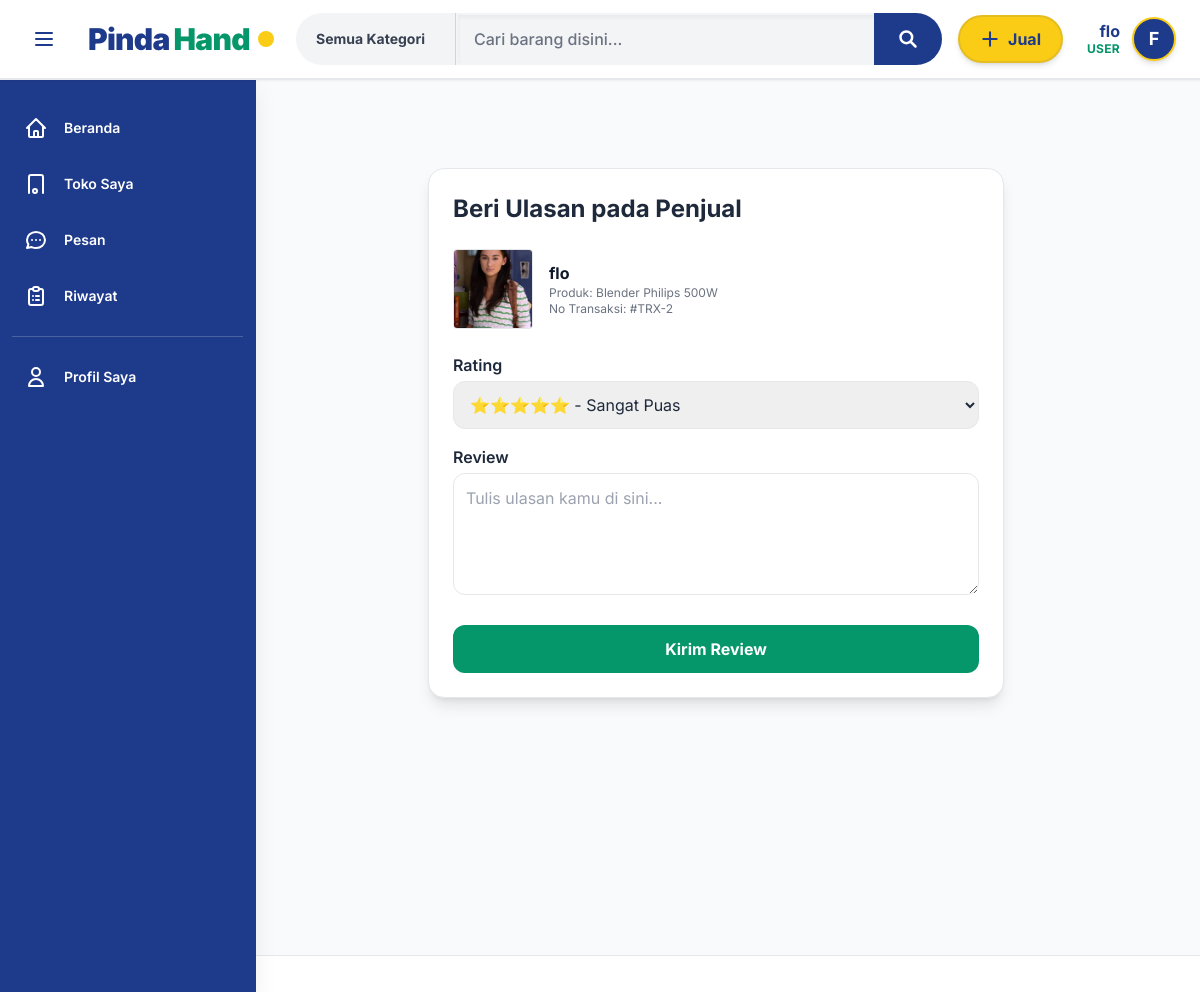
The page /views/transaction/review.php?id=2 (signed in) on the database its author committed.
### tables this page shows
CREATE TABLE `transaksi` (
  `id` int(11) NOT NULL,
  `buyer_id` int(11) NOT NULL,
  `product_id` int(11) NOT NULL,
  `total_harga` decimal(15,2) NOT NULL,
  `qty` int(11) NOT NULL,
  `nama_buyer` varchar(25) NOT NULL,
  `alamat_buyer` text DEFAULT NULL,
  `kota_buyer` varchar(100) DEFAULT NULL,
  `phone_buyer` varchar(20) DEFAULT NULL,
  `jenis_pembayaran` enum('transfer','cod','e-wallet') DEFAULT NULL,
  `jenis_pengiriman` enum('JNE','lion_parcel','instant') NOT NULL,
  `status` enum('terbayar','packing','kirim','terima') NOT NULL DEFAULT 'terbayar',
  `createdAt` timestamp NOT NULL DEFAULT current_timestamp()
);

CREATE TABLE `user` (
  `id` int(11) NOT NULL,
  `username` varchar(50) NOT NULL,
  `email` varchar(100) NOT NULL,
  `password` varchar(255) NOT NULL,
  `photo` varchar(255) DEFAULT NULL,
  `alamat` text DEFAULT NULL,
  `kota` varchar(100) DEFAULT NULL,
  `phone` varchar(20) DEFAULT NULL,
  `status` enum('active','inactive') DEFAULT 'active',
  `role` enum('admin','user') DEFAULT 'user',
  `createdAt` timestamp NOT NULL DEFAULT current_timestamp()
);

CREATE TABLE `product` (
  `id` int(11) NOT NULL,
  `user_id` int(11) NOT NULL,
  `kategori_id` int(11) NOT NULL,
  `nama_product` varchar(150) NOT NULL,
  `harga` decimal(15,2) NOT NULL,
  `stok` int(11) DEFAULT 0,
  `description` text DEFAULT NULL,
  `photo` varchar(255) DEFAULT NULL,
  `status` enum('active','inactive') DEFAULT 'active',
  `createdAt` timestamp NOT NULL DEFAULT current_timestamp()
);

### views/transaction/review.php (the view, shortened to what this page needs)
<?php
include '../../config/conn.php';
include '../../views/layouts/header.php';
$transaksi_id = $_GET['id'];
$sql = "SELECT
            t.*,
            p.nama_product,
            p.photo AS product_photo,
            u.username AS penjual,
            u.photo AS penjual_photo
        FROM transaksi t
        JOIN product p ON t.product_id = p.id
        JOIN user u ON p.user_id = u.id
        WHERE t.id = '$transaksi_id'";
$result = mysqli_query($conn, $sql);
$trx = mysqli_fetch_assoc($result);
?>
<div class="max-w-xl mx-auto mt-10 bg-white shadow-lg p-6 rounded-2xl border">
    <h2 class="text-2xl font-bold text-slate-800 mb-6">Beri Ulasan pada Penjual</h2>
    <div class="flex gap-4 items-center mb-6">
        <img src="<?= BASE_URL ?>uploads/profile/<?= $trx['penjual_photo'] ?>"
            class="w-20 h-20 rounded object-cover border"
            onerror="this.src='https://placehold.co/100x100?text=No+Img'">
        <div>
            <p class="font-bold text-slate-900"><?= $trx['penjual'] ?></p>
            <p class="text-xs text-gray-500">Produk: <?= $trx['nama_product'] ?></p>
            <p class="text-xs text-gray-500">No Transaksi: #TRX-<?= $trx['id'] ?></p>
        </div>
    </div>
    <form action="../../actions/review_process.php" method="POST">
        <label class="font-semibold">Rating</label>
        <select name="rating" class="w-full border p-3 rounded-xl mt-1 mb-4">
            <option value="5">⭐⭐⭐⭐⭐ - Sangat Puas</option>
        </select>
        <label class="font-semibold">Review</label>
        <textarea name="review" class="w-full border p-3 rounded-xl mt-1 mb-6" rows="4"
                placeholder="Tulis ulasan kamu di sini..."></textarea>
        <button class="w-full bg-[#059669] hover:bg-[#047857] text-white font-bold py-3 rounded-xl">
            Kirim Review
        </button>
    </form>
</div>
<?php include '../../views/layouts/footer.php'; ?>

### assets/css/style.css (style rules this page uses)
:root { --color-navy: #1E3A8A; --color-emerald: #059669; --color-yellow: #FACC15; --bg-slate: #F8FAFC; }

### rows shown on the page
transaksi: buyer.photo (picture), buyer.username "flo", product.nama_product "Blender Philips 500W", id "2"

### other values the page prints
$_SESSION['username'] "flo"
$_SESSION['role'] "USER"
substr($_SESSION['username'], 0, 1) "F"
